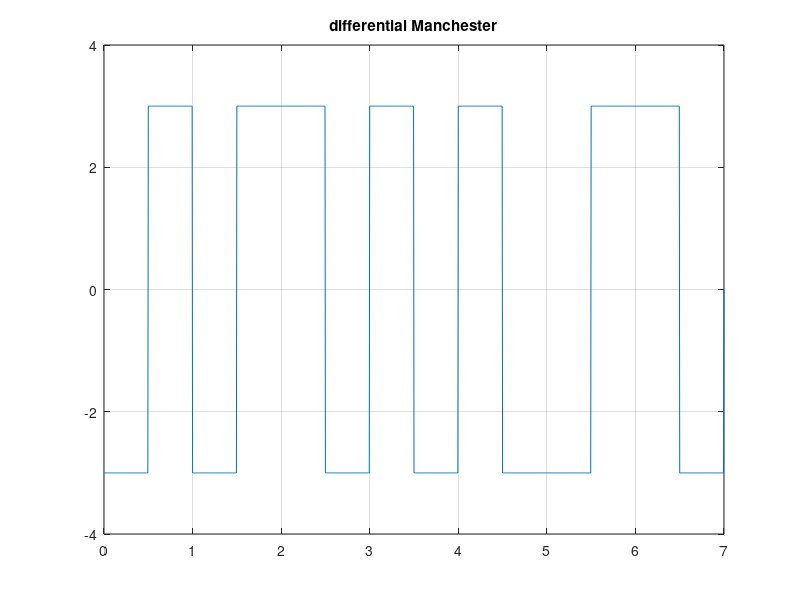

This chart was generated by the following MATLAB code:

clc;
close all;
clear all;

A=3;
bitrate=1;

%x=[1 0 0 1 0 0 0 1 1 0 1 1 0 0 0 1];
x=[1 0 1 0 0  1 1];
T=length(x);
n=100;

N=2*n*T*bitrate;
dt=T/N;
pulse=-A;
t=0:dt:T/bitrate;
y=zeros(1,length(t));
  for i=0:(T-1);
         if x(i+1)==1
             if pulse==A
                 pulse=-A;
                 y(i*2*n+1 : (2*i+1)*n)=-1*pulse;
                 y((2*i+1)*n+1 : (2*i+2)*n)=pulse;
             else
                 pulse=A;
                 y(i*2*n+1 : (2*i+1)*n)=-1*pulse;
                 y((2*i+1)*n+1 : (2*i+2)*n)=pulse;
             end;
          else
             if pulse==A
                 pulse=A;
                 y(i*2*n+1 : (2*i+1)*n)=-1*pulse;
                 y((2*i+1)*n+1 : (2*i+2)*n)=pulse;
             else
                 pulse=-A;
                 y(i*2*n+1 : (2*i+1)*n)=-1*pulse;
                 y((2*i+1)*n+1 : (2*i+2)*n)=pulse;
             end;
         end;
  end;
 
plot(t,y);
axis([0  t(end)  -(A+1)  (A+1)]);
grid on;
title('differential Manchester');


j=0;
tmp=A;
 for i=1:2*n:(length(t));
        if y(i)~=tmp
            j=j+1;
            p(j)=0;
        else
            j=j+1;
            tmp=-tmp;
            p(j)=1;
        end;  
 end;
 p(1:T)

